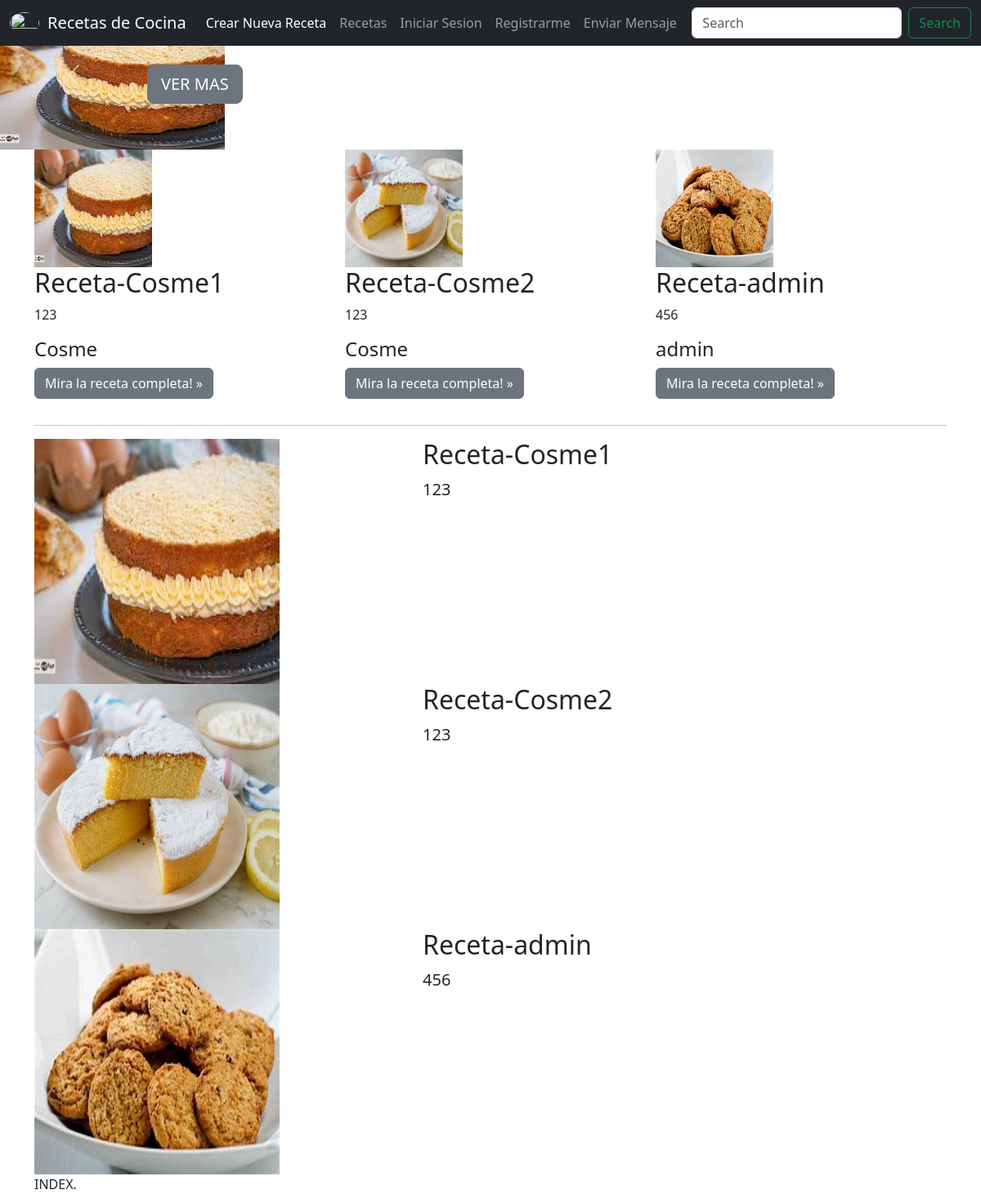
/, run on an earlier commit of the app's database.
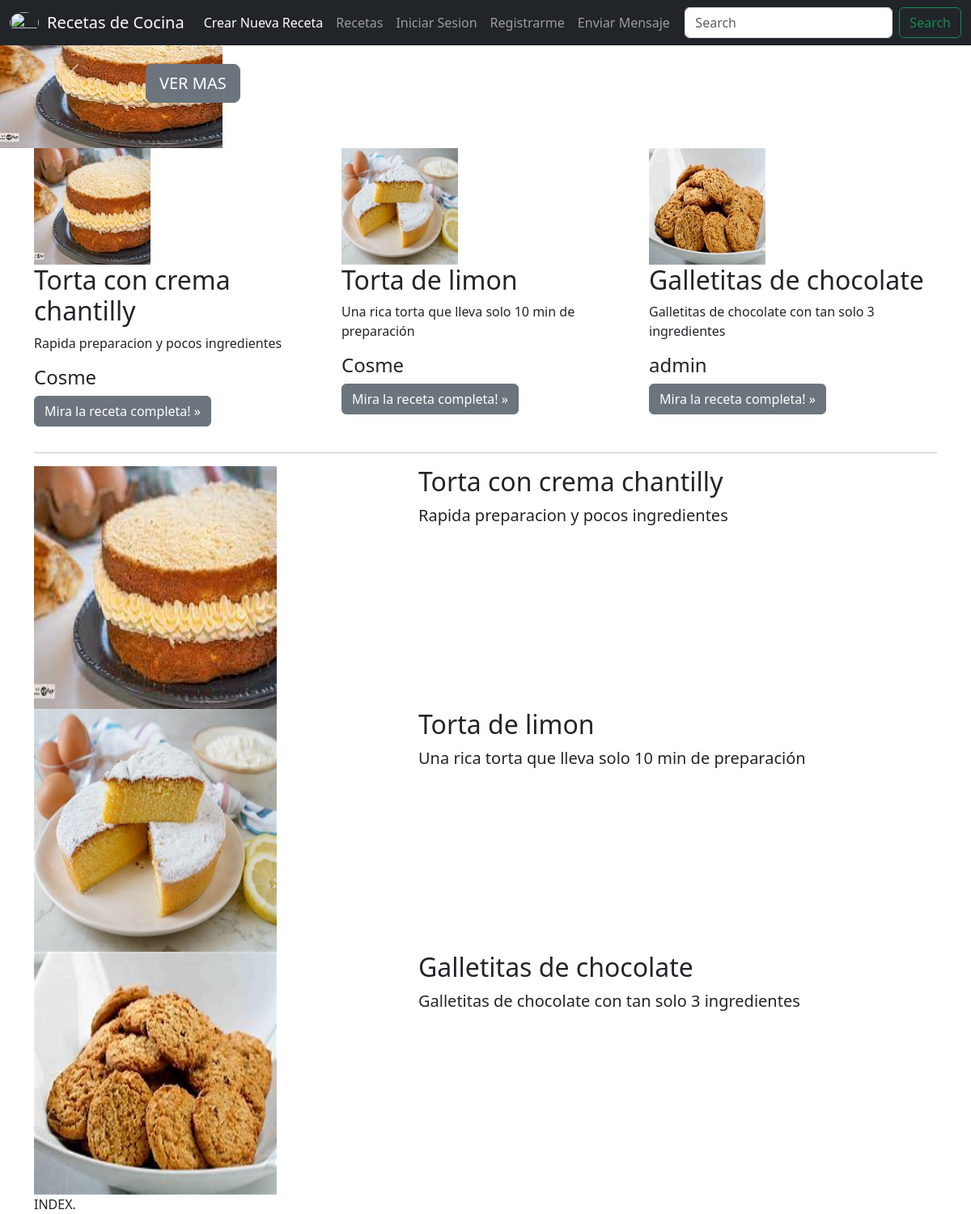
And on a later commit of the database.
### AppRecetas/models.py (models this page shows, shortened)
class Receta(models.Model):
    nombre_receta = models.CharField(max_length=30)
    descripcion_breve_receta = models.CharField(max_length=100)
    lista_de_ingredientes = models.CharField(max_length=100)
    pasos_a_seguir = models.CharField(max_length=100)
    publisher = models.ForeignKey(to=User, on_delete = models.CASCADE, related_name="publisher")
    imagen = models.ImageField(upload_to="recetas", null=True, blank=True)
    fecha_creacion = models.DateTimeField(auto_now_add= True)

### AppRecetas/views.py (the view)
# urls.py: path('',index, name="index"),
def index(request):
    context = {
        "recetas": Receta.objects.all()
    }
    return render(request, "AppRecetas/index.html", context)

### AppRecetas/templates/AppRecetas/index.html (shortened to what this page needs)
{% extends "AppRecetas/base.html" %}
{% block main %}
<main>
  <div id="myCarousel" class="carousel slide" data-bs-ride="carousel">
    <div class="carousel-inner">
        {% for receta in recetas%}
          {% if forloop.first %}
            <div class="carousel-item active">
          {% else %}
            <div class="carousel-item">
          {% endif %}
              <img src="{{receta.imagen.url}}">
            <div class="container">
              <div class="carousel-caption text-start">
                <h1>{{receta.nombre_receta}}</h1>
                <p>{{receta.descripcion_breve_receta}}</p>
                <p><a class="btn btn-lg btn-secondary" href="{% url 'receta-detail' receta.id %}">VER MAS</a></p>
              </div>
            </div>
          </div>
        {% endfor %}
    </div>
    <button class="carousel-control-prev" type="button" data-bs-target="#myCarousel" data-bs-slide="prev">
      <span class="carousel-control-prev-icon" aria-hidden="true"></span>
    </button>
    <button class="carousel-control-next" type="button" data-bs-target="#myCarousel" data-bs-slide="next">
      <span class="carousel-control-next-icon" aria-hidden="true"></span>
    </button>
  </div>
  <div class="container marketing">
    <div class="row">
      {% for receta in recetas %}
        <div class="col-lg-4">
          <img src="{{ receta.imagen.url }}" height="144" width="144">
          <h2>{{receta.nombre_receta}}</h2>
          <p>{{receta.descripcion_breve_receta}}</p>
          <h4>{{receta.publisher.username}}</h4>
          <p><a class="btn btn-secondary" href="{% url 'receta-detail' receta.id %}">Mira la receta completa! »</a></p>
        </div>
      {% endfor %}
    </div>
    <hr class="featurette-divider">
    {% for receta in recetas %}
      <div class="row featurette">
        <div class="col-md-7 order-md-2">
          <h2 class="featurette-heading">{{receta.nombre_receta}}</h2>
          <p class="lead">{{receta.descripcion_breve_receta}}</p>
        </div>
        <div class="col-md-5 order-md-1">
            <img src="{{receta.imagen.url}}" height="300" width="300">
        </div>
      </div>
    {% endfor %}
    INDEX.
  </div>
</main>
{% endblock %}

### AppRecetas/templates/AppRecetas/base.html (shortened to what this page needs)
<!DOCTYPE html>
<html lang="en">
  <head>
    {% load static %}
<link href="{% static 'SocialTravel/css/bootstrap.min.css' %}" rel="stylesheet">
    <link href="{% static 'SocialTravel/css/carousel.css' %}" rel="stylesheet">
  </head>
  <body>
<header>
  <nav class="navbar navbar-expand-md navbar-dark fixed-top bg-dark">
    <div class="container-fluid">
        <img src="{{user.profile.imagen.url}}" height="100%" width="36px" style="border-radius: 50%; margin-right:10px ;">
      <a class="navbar-brand" href="{% url 'index' %}">Recetas de Cocina</a>
      <div class="collapse navbar-collapse" id="navbarCollapse">
        <ul class="navbar-nav me-auto mb-2 mb-md-0">
          <li class="nav-item">
            <a class="nav-link active" aria-current="page" href="{% url 'receta-create' %}">Crear Nueva Receta</a>
          </li>
          <li class="nav-item">
            <a class="nav-link" href="{% url 'receta-list' %}">Recetas</a>
          </li>
          {% if user.is_authenticated %}
            <li class="nav-item">
              <a class="nav-link" href="{% url 'profile-create' %}"> Mi perfil</a>
            </li>
            <li class="nav-item">
              <a class="nav-link" href="{% url 'logout' %}">{{user.username}}|Cerrar Sesion</a>
            </li>
          {% else %}
            <li class="nav-item">
              <a class="nav-link" href="{% url 'login' %}">Iniciar Sesion</a>
            </li>
            <li class="nav-item">
              <a class="nav-link" href="{% url 'signup' %}">Registrarme</a>
          {% endif %}
            <li class="nav-item">
              <a class="nav-link" href="{% url 'mensaje-create' %}">Enviar Mensaje</a>
            </li>
        </ul>
        <form class="d-flex">
          <input class="form-control me-2" type="search" placeholder="Search" aria-label="Search">
          <button class="btn btn-outline-success" type="submit">Search</button>
        </form>
      </div>
    </div>
  </nav>
</header>
{% block main %}
{% endblock %}
</body></html>

What changed in the data, as far as the page shows it:
changed Receta: nombre_receta "Receta-Cosme1" → "Torta con crema chantilly"; descripcion_breve_receta "123" → "Rapida preparacion y pocos ingredientes"
changed Receta: nombre_receta "Receta-Cosme2" → "Torta de limon"; descripcion_breve_receta "123" → "Una rica torta que lleva solo 10 min de preparación"
changed Receta "admin": nombre_receta "Receta-admin" → "Galletitas de chocolate"; descripcion_breve_receta "456" → "Galletitas de chocolate con tan solo 3 ingredientes"
